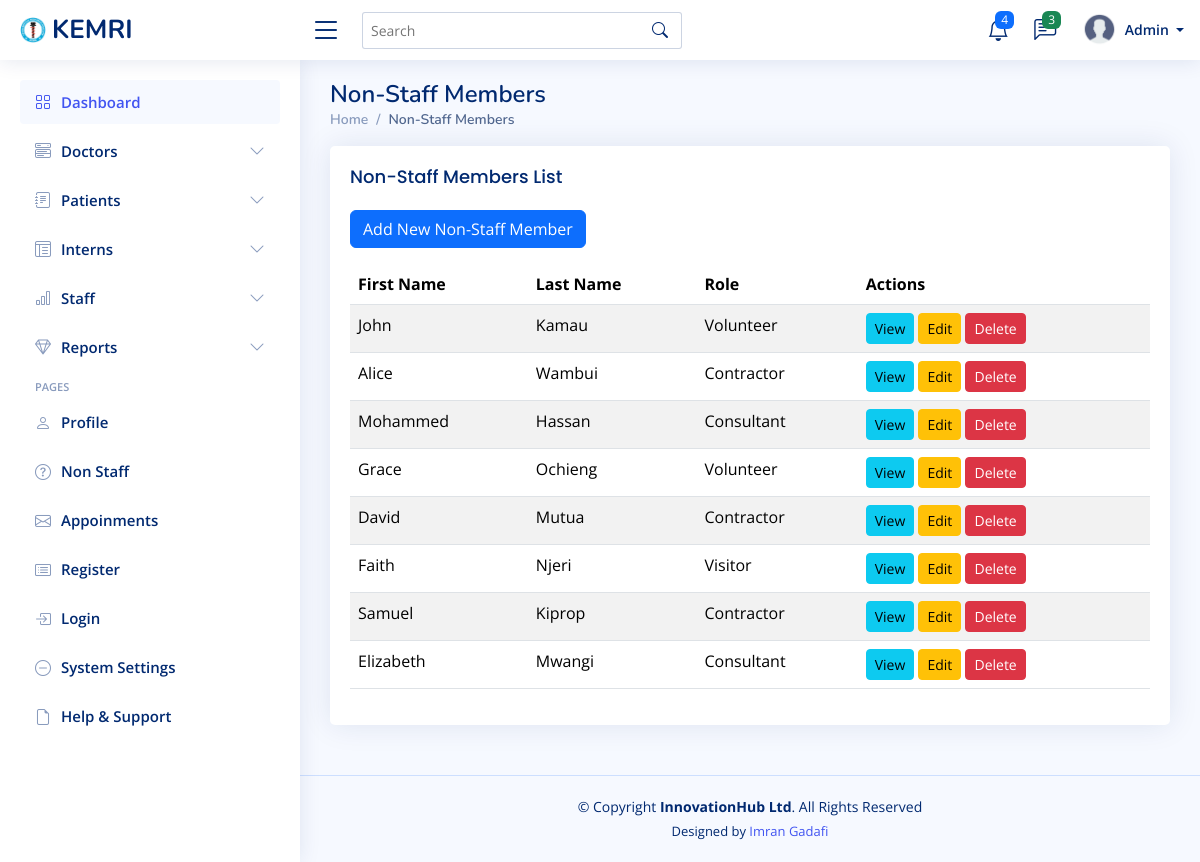
The page /nonstaff/ on the database its author committed.
### mtwapa_branch/models.py (models this page shows, shortened)
class NonStaff(models.Model):
    first_name = models.CharField(max_length=50)
    last_name = models.CharField(max_length=50)
    email = models.EmailField(blank=True, null=True)  # Optional
    phone_number = models.CharField(max_length=15, blank=True, null=True)  # Optional
    date_of_birth = models.DateField(blank=True, null=True)
    gender = models.CharField(
        max_length=10,
        choices=[('Male', 'Male'), ('Female', 'Female'), ('Other', 'Other')],
        blank=True,
        null=True
    )
    national_id = models.CharField(max_length=20, unique=True)
    passport_number = models.CharField(max_length=20, blank=True, null=True)  # Optional
    photo = models.ImageField(upload_to='nonstaff_photos/', blank=True, null=True)
    role = models.CharField(max_length=100, blank=True, null=True)  # E.g., Volunteer, Contractor, Visitor
    department = models.ForeignKey('Department', on_delete=models.SET_NULL, null=True, blank=True)
    assigned_supervisor = models.ForeignKey('Staff', on_delete=models.SET_NULL, null=True, blank=True)  # Optional
    address = models.TextField(blank=True, null=True)
    emergency_contact_name = models.CharField(max_length=100, blank=True, null=True)
    emergency_contact_phone = models.CharField(max_length=15, blank=True, null=True)
    profile_picture = models.ImageField(upload_to='non_staff_profiles/', blank=True, null=True)

### mtwapa_branch/views.py (the view)
# urls.py: path('nonstaff/', views.nonstaff_list, name='nonstaff_list'),
def nonstaff_list(request):
    nonstaff_members = NonStaff.objects.all()
    return render(request, 'nonstaff/nonstaff_list.html', {'nonstaff_members': nonstaff_members})

### templates/nonstaff/nonstaff_list.html
{% extends "base/base.html" %}
{% block content %}
<div class="pagetitle">
    <h1>Non-Staff Members</h1>
    <nav>
        <ol class="breadcrumb">
            <li class="breadcrumb-item"><a href="{% url 'dashboard' %}">Home</a></li>
            <li class="breadcrumb-item active">Non-Staff Members</li>
        </ol>
    </nav>
</div>
<section class="section">
    <div class="row">
        <div class="col-lg-12">
            <div class="card">
                <div class="card-body">
                    <h5 class="card-title">Non-Staff Members List</h5>
                    <a href="{% url 'nonstaff_create' %}" class="btn btn-primary mb-3">Add New Non-Staff Member</a>
                    <div class="table-responsive">
                        <table class="table table-striped">
                            <thead>
                                <tr>
                                    <th>First Name</th>
                                    <th>Last Name</th>
                                    <th>Role</th>
                                    <th>Actions</th>
                                </tr>
                            </thead>
                            <tbody>
                                {% for member in nonstaff_members %}
                                <tr>
                                    <td>{{ member.first_name }}</td>
                                    <td>{{ member.last_name }}</td>
                                    <td>{{ member.role }}</td>
                                    <td>
                                        <a href="{% url 'nonstaff_detail' member.pk %}" class="btn btn-info btn-sm">View</a>
                                        <a href="{% url 'nonstaff_update' member.pk %}" class="btn btn-warning btn-sm">Edit</a>
                                        <a href="{% url 'nonstaff_delete' member.pk %}" class="btn btn-danger btn-sm">Delete</a>
                                    </td>
                                </tr>
                                {% endfor %}
                            </tbody>
                        </table>
                    </div>
                </div>
            </div>
        </div>
    </div>
</section>
{% endblock %}

### static/assets/css/style.css (style rules this page uses)
:root { scroll-behavior: smooth; }
body { font-family: "Open Sans", sans-serif; background: #f6f9ff; color: #444444; }
h1, h2, h3, h4, h5, h6 { font-family: "Nunito", sans-serif; }
.pagetitle { margin-bottom: 10px; }
.pagetitle h1 { font-size: 24px; margin-bottom: 0; font-weight: 600; color: #012970; }
.card { margin-bottom: 30px; border: none; border-radius: 5px; box-shadow: 0px 0 30px rgba(1, 41, 112, 0.1); }
.card-title { padding: 20px 0 15px 0; font-size: 18px; font-weight: 500; color: #012970; font-family: "Poppins", sans-serif; }
.card-body { padding: 0 20px 20px 20px; }
.breadcrumb { font-size: 14px; font-family: "Nunito", sans-serif; color: #899bbd; font-weight: 600; }
.breadcrumb a { color: #899bbd; transition: 0.3s; }
.breadcrumb .breadcrumb-item::before { color: #899bbd; }
.breadcrumb .active { color: #51678f; font-weight: 600; }

### rows shown on the page
NonStaff: first_name "John", last_name "Kamau", role "Volunteer"
NonStaff: first_name "Alice", last_name "Wambui", role "Contractor"
NonStaff: first_name "Mohammed", last_name "Hassan", role "Consultant"
NonStaff: first_name "Grace", last_name "Ochieng", role "Volunteer"
NonStaff: first_name "David", last_name "Mutua", role "Contractor"
NonStaff: first_name "Faith", last_name "Njeri", role "Visitor"
NonStaff: first_name "Samuel", last_name "Kiprop", role "Contractor"
NonStaff: first_name "Elizabeth", last_name "Mwangi", role "Consultant"
